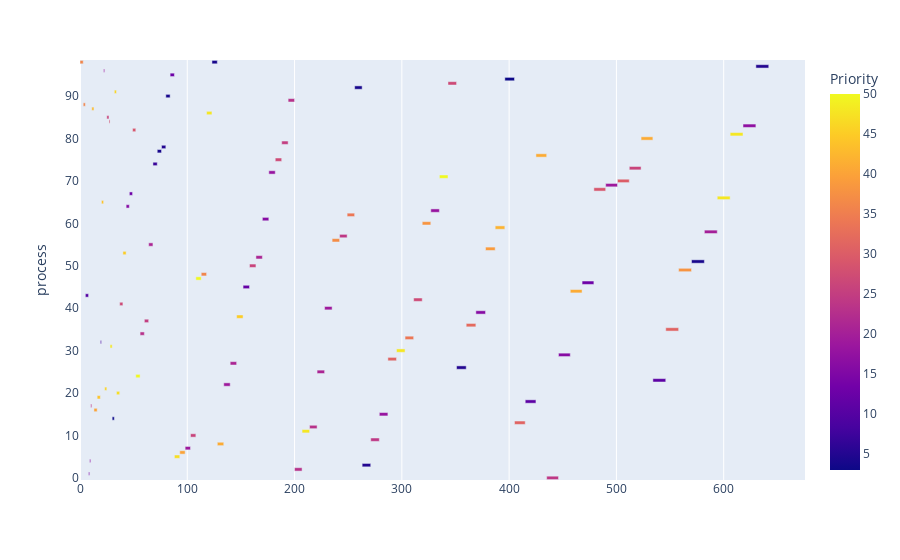

The code cell stored with this chart in its notebook:
### Code cell
fig = px.timeline(df, x_start="Start", x_end="Finish", y="process", color="Priority")

df['delta'] = df['Finish'] - df['Start']
fig.layout.xaxis.type = 'linear'
fig.data[0].x = df.delta.tolist()
fig.data[0].base = df.Start.tolist()
fig.show()

### Figure 1 — Plotly figure (JSON) as saved in the notebook; plotly's stock layout.template omitted (floating-point values rounded to 4 significant figures)
{"data": [{"base": [0, 3, 5, 8, 9, 10, 11, 13, 16, 19, 20, 22, 23, 25, 27, 28, 30, 32, 34, 37, 40, 43, 46, 49, 52, 56, 60, 64, 68, 72, 76, 80, 84, 88, 93, 98, 103, 108, 113, 118, 123, 128, 134, 140, 146, 152, 158, 164, 170, 176, 182, 188, 194, 200, 207, 214, 221, 228, 235, 242, 249, 256, 263, 271, 279, 287, 295, 303, 311, 319, 327, 335, 343, 351, 360, 369, 378, 387, 396, 405, 415, 425, 435, 446, 457, 468, 479, 490, 501, 512, 523, 534, 546, 558, 570, 582, 594, 606, 618, 630], "hovertemplate": "Start=%{base}<br>Finish=%{x}<br>process=%{y}<br>Priority=%{marker.color}<extra></extra>", "legendgroup": "", "marker": {"color": [36, 36, 10, 15, 17, 24, 43, 40, 44, 8, 44, 19, 46, 26, 28, 48, 3, 46, 47, 27, 45, 16, 13, 29, 50, 23, 25, 21, 7, 4, 5, 4, 13, 47, 40, 19, 26, 50, 36, 48, 4, 41, 19, 21, 45, 12, 26, 21, 16, 18, 27, 25, 23, 23, 48, 23, 21, 19, 37, 24, 34, 4, 5, 24, 18, 31, 48, 34, 27, 38, 18, 50, 27, 5, 32, 16, 39, 42, 3, 31, 11, 41, 24, 16, 41, 13, 29, 19, 30, 26, 41, 11, 31, 38, 4, 20, 48, 48, 17, 5], "coloraxis": "coloraxis", "pattern": {"shape": ""}}, "name": "", "orientation": "h", "showlegend": false, "textposition": "auto", "type": "bar", "x": [3, 2, 3, 1, 1, 1, 2, 3, 3, 1, 2, 1, 2, 2, 1, 2, 2, 2, 3, 3, 3, 3, 3, 3, 4, 4, 4, 4, 4, 4, 4, 4, 4, 5, 5, 5, 5, 5, 5, 5, 5, 6, 6, 6, 6, 6, 6, 6, 6, 6, 6, 6, 6, 7, 7, 7, 7, 7, 7, 7, 7, 7, 8, 8, 8, 8, 8, 8, 8, 8, 8, 8, 8, 9, 9, 9, 9, 9, 9, 10, 10, 10, 11, 11, 11, 11, 11, 11, 11, 11, 11, 12, 12, 12, 12, 12, 12, 12, 12, 12], "xaxis": "x", "y": [98, 88, 43, 1, 4, 17, 87, 16, 19, 32, 65, 96, 21, 85, 84, 31, 14, 91, 20, 41, 53, 64, 67, 82, 24, 34, 37, 55, 74, 77, 78, 90, 95, 5, 6, 7, 10, 47, 48, 86, 98, 8, 22, 27, 38, 45, 50, 52, 61, 72, 75, 79, 89, 2, 11, 12, 25, 40, 56, 57, 62, 92, 3, 9, 15, 28, 30, 33, 42, 60, 63, 71, 93, 26, 36, 39, 54, 59, 94, 13, 18, 76, 0, 29, 44, 46, 68, 69, 70, 73, 80, 23, 35, 49, 51, 58, 66, 81, 83, 97], "yaxis": "y"}], "layout": {"barmode": "overlay", "coloraxis": {"colorbar": {"title": {"text": "Priority"}}, "colorscale": [[0, "#0d0887"], [0.1111, "#46039f"], [0.2222, "#7201a8"], [0.3333, "#9c179e"], [0.4444, "#bd3786"], [0.5556, "#d8576b"], [0.6667, "#ed7953"], [0.7778, "#fb9f3a"], [0.8889, "#fdca26"], [1, "#f0f921"]]}, "legend": {"tracegroupgap": 0}, "margin": {"t": 60}, "xaxis": {"anchor": "y", "domain": [0, 1], "type": "linear"}, "yaxis": {"anchor": "x", "domain": [0, 1], "title": {"text": "process"}}}}
